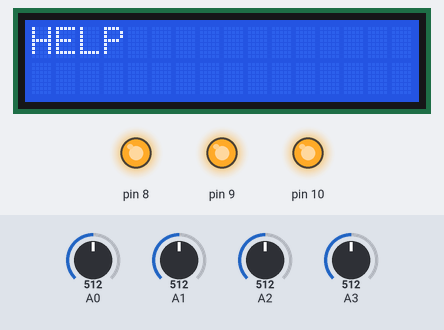
Recording of a sketch running on a simulated Arduino Uno, built with avr-gcc and run on an emulated ATmega328P. Shown: 16×2 character LCD, output pins drawn as LEDs (lit = HIGH). The inputs (shaded band) are chosen by the test bench; at power-on: A0 = 512, A1 = 512, A2 = 512, A3 = 512. Pins used as bus, display or sensor lines are not drawn; what the sketch prints to the serial monitor is not drawn.

Above: at 1.2 s.
1.3 s: A0 set to 488
At 3.0 s:
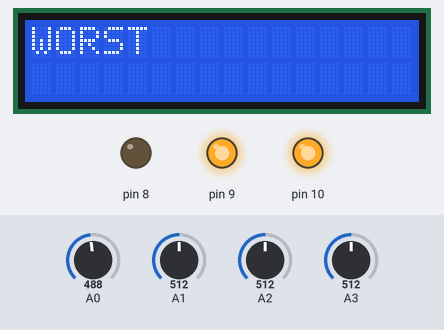
3.5 s: A1 set to 491
At 4.8 s:
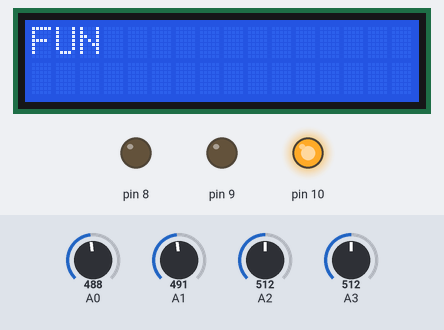
5.5 s: A2 set to 407
7.2 s: A2 set to 383
At 9.2 s:
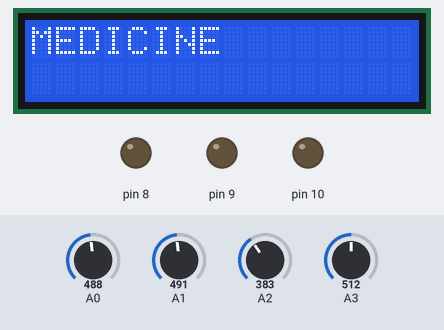
9.5 s: A1 set to 716
At 11.2 s:
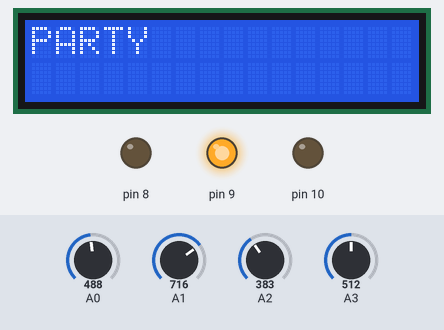
11.5 s: A0 set to 716
At 13.1 s:
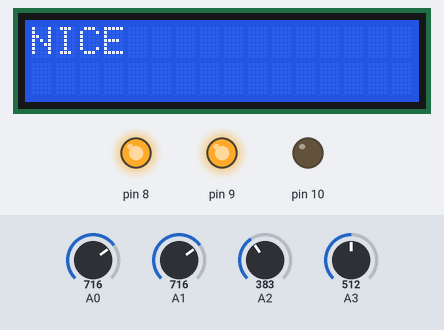
Timing chart, 0 to 14.6 s (numbered marks = the images above; inputs shaded):
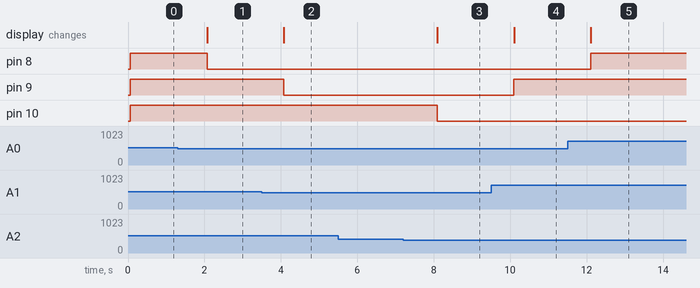

Measured:
- the behaviour switches between 501 and 500 on A0 (found by bisection; images 0 and 1)
- the behaviour switches between 501 and 500 on A1 (found by bisection; images 1 and 2)
- the behaviour switches between 401 and 400 on A2 (found by bisection; images 2 and 3)
- after the input at 1.3 s, pin 8: HIGH → LOW after 0.77 s; the display: changes after 0.77 s (image 1)
- after the input at 3.5 s, pin 9: HIGH → LOW after 0.58 s; the display: changes after 0.58 s (image 2)
- after the input at 5.5 s, every drawn part: stays the same
- after the input at 7.2 s, pin 10: HIGH → LOW after 0.89 s; the display: changes after 0.89 s (image 3)
- after the input at 9.5 s, pin 9: LOW → HIGH after 0.60 s; the display: changes after 0.60 s (image 4)
- after the input at 11.5 s, pin 8: LOW → HIGH after 0.60 s; the display: changes after 0.61 s (image 5)

The sketch:

Hand_Gesture_Recognization.ino
```cpp
//Made by Varnit Goswami
// Username- Electrronix


#include <LiquidCrystal.h>
#include <SoftwareSerial.h>
#define rxPin 1
#define txPin 0

char c[20];
int s[4],sensorValue[4], sensorMax[4]={0}, sensorMin[4]={1023}, sensorAverage[4]={500,500,400,500}; //we can save sensorAverage according to the system or we calibrate sensor values.
LiquidCrystal lcd(13, 11, 5, 4, 3, 2);
SoftwareSerial blueTooth(rxPin, txPin);
void setup()
{
  Serial.begin(9600);
  lcd.begin(16, 2);
  blueTooth.begin(9600);
  pinMode(A0,INPUT);
  pinMode(A3,INPUT);
  pinMode(A2,INPUT);
  pinMode(A1,INPUT);
  pinMode(8,OUTPUT);
  pinMode(9,OUTPUT);
  pinMode(10,OUTPUT);
  pinMode(11,OUTPUT);
  pinMode(5,OUTPUT);
  pinMode(4,OUTPUT);
  pinMode(2,OUTPUT);
  pinMode(3,OUTPUT);
  //sensorCalibrate(); //If u need to calibrate sensor values
}

void wCase()
{
  if(s[0]==0 && s[1]==0 && s[2]==0 && s[3]==0)
  {
      strcpy(c,"HELP");
  }
  else if(s[0]==0 && s[1]==0 && s[2]==0 && s[3]==1)
  {
      strcpy(c,"HAPPY");
  }
  else if(s[0]==0 && s[1]==0 && s[2]==1 && s[3]==0)
  {
      strcpy(c,"NICE");
  }
  else if(s[0]==0 && s[1]==0 && s[2]==1 && s[3]==1)
  {
      strcpy(c,"VICTORY");
  }
  else if(s[0]==0 && s[1]==1 && s[2]==0 && s[3]==0)
  {
      strcpy(c,"PROPOSE");
  }
  else if(s[0]==0 && s[1]==1 && s[2]==0 && s[3]==1)
  {
      strcpy(c,"MOVIE");
  }
  else if(s[0]==0 && s[1]==1 && s[2]==1 && s[3]==0)
  {
      strcpy(c,"WORSHIP");
  }
  else if(s[0]==0 && s[1]==1 && s[2]==1 && s[3]==1)
  {
      strcpy(c,"DANGER");
  }
  else if(s[0]==1 && s[1]==0 && s[2]==0 && s[3]==0)
  {
      strcpy(c,"WORST");
  }
  else if(s[0]==1 && s[1]==0 && s[2]==0 && s[3]==1)
  {
      strcpy(c,"INTERESTING");
  }
  else if(s[0]==1 && s[1]==0 && s[2]==1 && s[3]==0)
  {
      strcpy(c,"PARTY");
  }
  else if(s[0]==1 && s[1]==0 && s[2]==1 && s[3]==1)
  {
      strcpy(c,"HUNGRY");
  }
  else if(s[0]==1 && s[1]==1 && s[2]==0 && s[3]==0)
  {
      strcpy(c,"FUN");
  }
  else if(s[0]==1 && s[1]==1 && s[2]==0 && s[3]==1)
  {
      strcpy(c,"MUSIC");
  }
  else if(s[0]==1 && s[1]==1 && s[2]==1 && s[3]==0)
  {
      strcpy(c,"MEDICINE");
  }
  else
  {
    strcpy(c,"BREAK");
  }
    lcd.clear();
    lcd.write(c);
    if(Serial.available())
    {
      blueTooth.write(c);
    }
    Serial.println(c);
    delay(1000);
}

void loop()
{
  aRead();
  bAssign();
  wCase();
}
void aRead()
{
  sensorValue[0]=analogRead(A0);
  sensorValue[1]=analogRead(A1);
  sensorValue[2]=analogRead(A2);
  sensorValue[3]=analogRead(A3);
}
void bAssign()
{
  if(sensorValue[0]>sensorAverage[0])
  {
    s[0]=0;
    digitalWrite(8,HIGH);
  }
  else
  {
    s[0]=1;
    digitalWrite(8,LOW);
  }
  if(sensorValue[1]>sensorAverage[1])
    {
      s[1]=0;
      digitalWrite(9,HIGH);
    }
  else
  {
    s[1]=1;
    digitalWrite(9,LOW);
  }
  if(sensorValue[2]>sensorAverage[2])
    {
      s[2]=0;
      digitalWrite(10,HIGH);
    }
  else
    {
      s[2]=1;
      digitalWrite(10,LOW);
    }
  if(sensorValue[3]>sensorAverage[3])
    {
      s[3]=0;
      digitalWrite(11,HIGH);
    }
  else
    {
      s[3]=1;
      digitalWrite(11,LOW);
    }
}
void sensorCalibrate()
{
        Serial.println("Calibrating..");
        for(int i=0;i<1000;i++)
        {
          aRead();
          if(sensorValue[0]>sensorMax[0])
            sensorMax[0]=sensorValue[0];
          if(sensorValue[0]<sensorMin[0])
            sensorMin[0]=sensorValue[0];

          if(sensorValue[1]>sensorMax[1])
            sensorMax[1]=sensorValue[1];
          if(sensorValue[1]<sensorMin[1])
            sensorMin[1]=sensorValue[1];

          if(sensorValue[2]>sensorMax[2])
            sensorMax[2]=sensorValue[2];
          if(sensorValue[2]<sensorMin[2])
            sensorMin[2]=sensorValue[2];

          if(sensorValue[3]>sensorMax[3])
            sensorMax[3]=sensorValue[3];
          if(sensorValue[3]<sensorMin[3])
            sensorMin[3]=sensorValue[3];

          delay(5);
        }
       sensorAverage[0]=(sensorMax[0]+sensorMin[0])/2;
       sensorAverage[1]=(sensorMax[1]+sensorMin[1])/2;
       sensorAverage[2]=(sensorMax[2]+sensorMin[2])/2;
       sensorAverage[3]=(sensorMax[3]+sensorMin[3])/2;
       Serial.println(sensorAverage[0]);
       Serial.println(sensorAverage[1]);
       Serial.println(sensorAverage[2]);
       Serial.println(sensorAverage[3]);
   }
```

fuse.c
```cpp
#include <avr/io.h>

FUSES = {
    .low = LFUSE_DEFAULT,
    .high = HFUSE_DEFAULT
};
```
